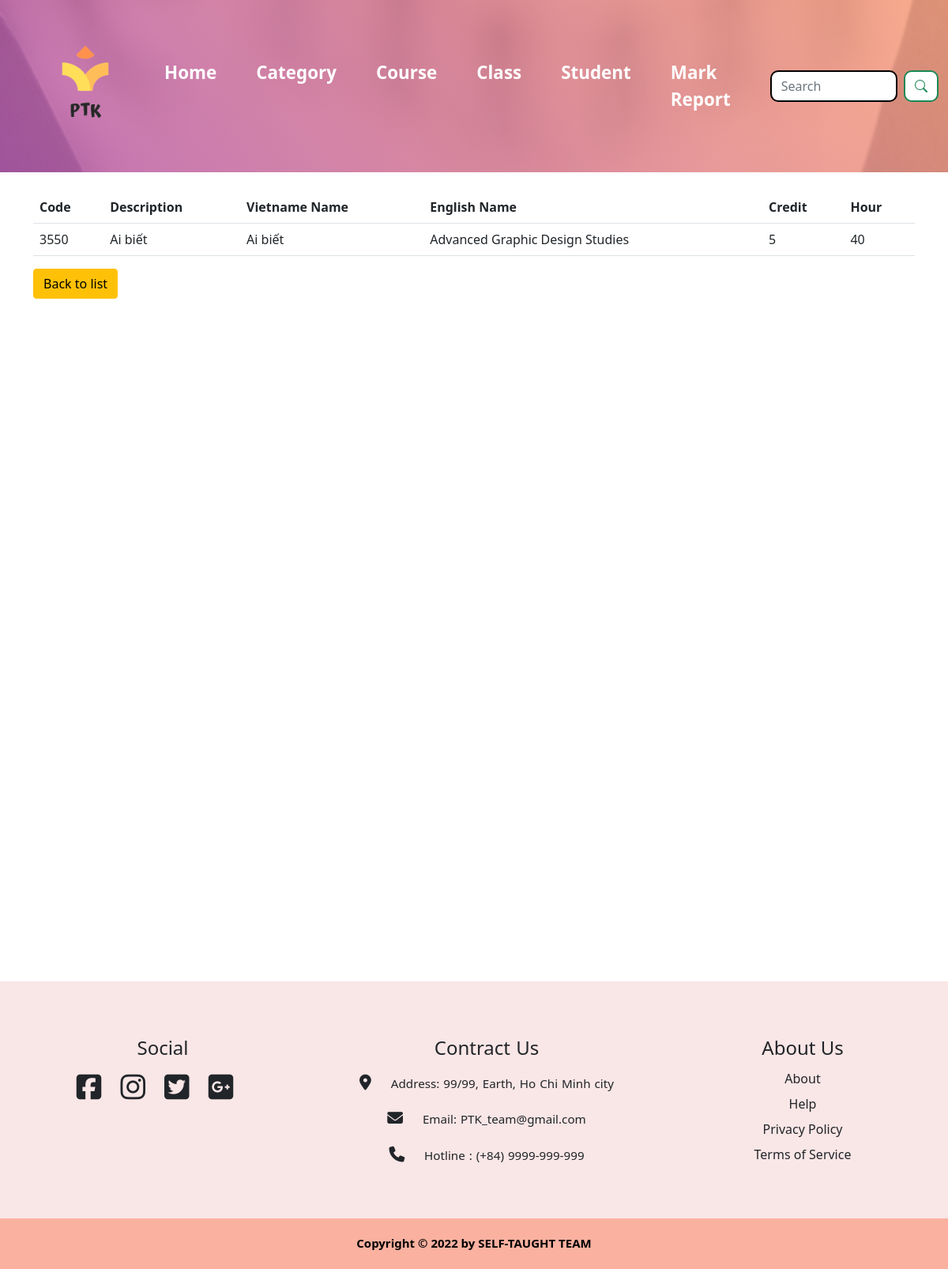
/course/3, run on the app's committed database.
### course/models.py (models this page shows, shortened)
class Course(models.Model):
    code = models.CharField(max_length=10)
    description = models.TextField()
    name_en = models.CharField(max_length=250)
    name_vi = models.CharField(max_length=250)
    credit = models.IntegerField()
    hour = models.IntegerField()
    category = models.ForeignKey(Category, on_delete=models.CASCADE)

### course/views.py (the view)
# urls.py: path("course/<int:id>", views.course_details),
def course_details(request, id):
    course = Course.objects.get(id=id)
    context = {
        "course": course,
    }
    return render(request, "course/course/course_details.html", context)

### course/templates/course/course/course_details.html
{% extends 'base.html' %}
{% load static %}
{% block content %}
<link rel="stylesheet" href="{% static 'css/style.css' %}">
<table class="table">
    <tr>
        <th>Code</th>
        <th>Description</th>
        <th>Vietname Name</th>
        <th>English Name</th>
        <th>Credit</th>
        <th>Hour</th>
    </tr>
    <tr>
        <td>{{course.code}}</td>
        <td>{{course.description}}</td>
        <td>{{course.name_vi}}</td>
        <td>{{course.name_en}}</td>
        <td>{{course.credit}}</td>
        <td>{{course.hour}}</td>
    </tr>
</table>
<a class="btn btn-warning" href="back_to_courselist">Back to list</a>
{% endblock content %}

### data on the page
Course: code "3550", description "Ai biết", name_vi "Ai biết", name_en "Advanced Graphic Design Studies", credit "5", hour "40"
